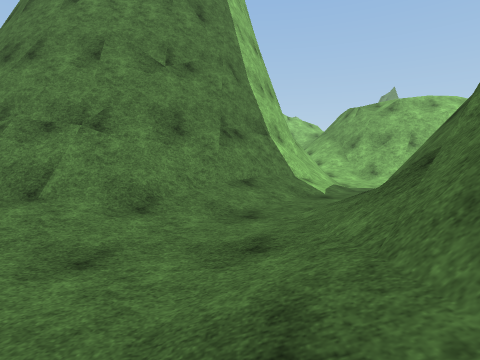
View 1 (above)

22 first-person views from a walk through a scene from a Unity 3-D project. The camera is 1.2 m above the floor, tilts 4° down and sees 80° across. The floor is counted in squares, 2 m on a side. Each view is taken from the middle of a square. On the plan, view 1 faces up. The plan holds only what a view shows up to about 9 squares ahead; the rest is blank. The place goes on beyond the plan. Some trees and plants on the terrain are drawn as simple stand-ins. The player is left out. Some animated figures are left out. Door leaves are left out, so doorways stand open. Surface patterns are stand-ins for the level's own textures.

View 2
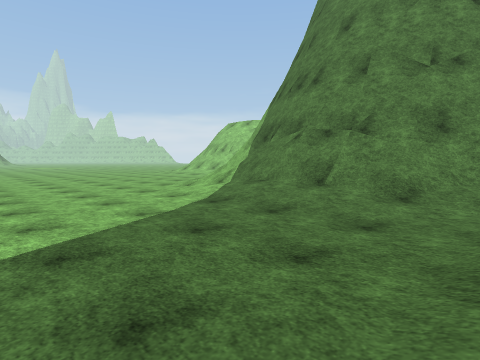

View 3
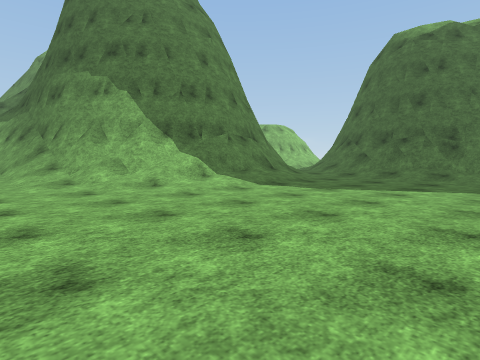

View 4
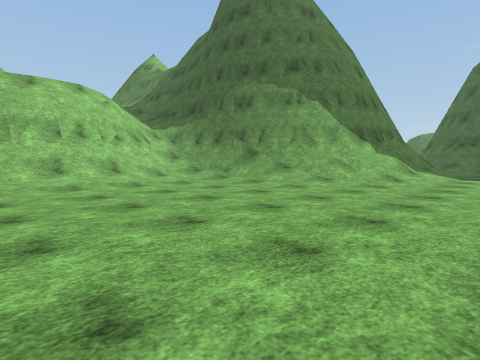

View 5
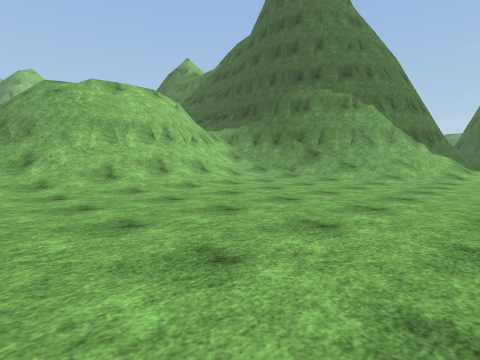

View 6
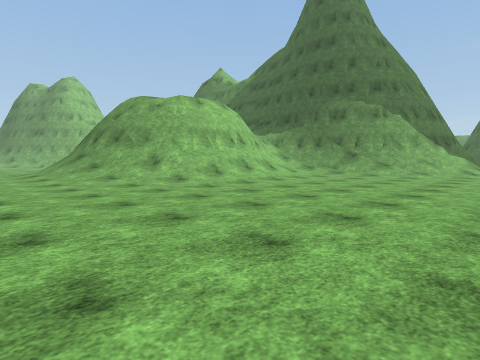

View 7
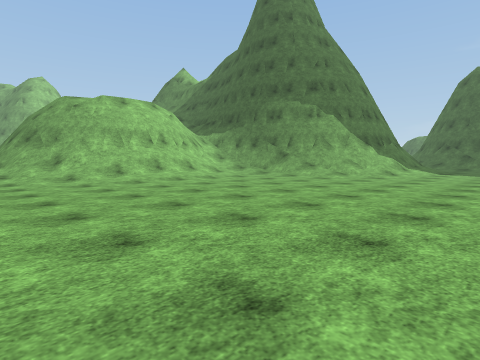

View 8
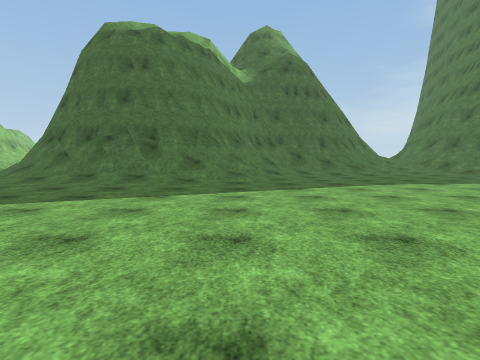

View 9
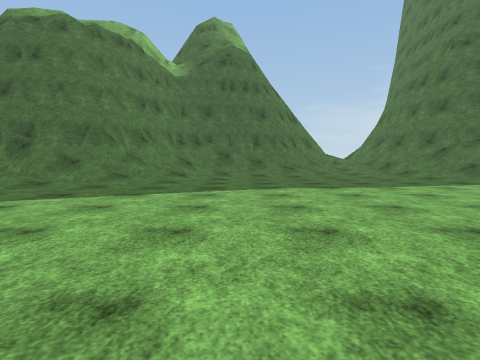

View 10
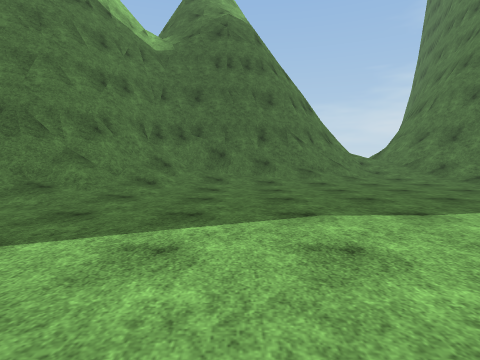

View 11
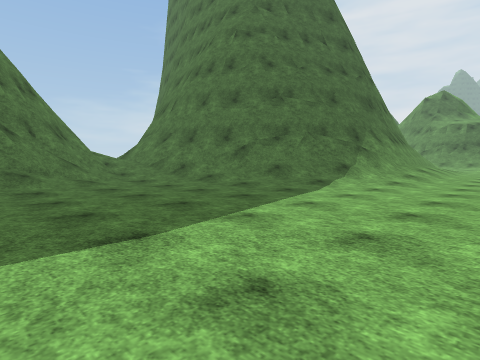

View 12
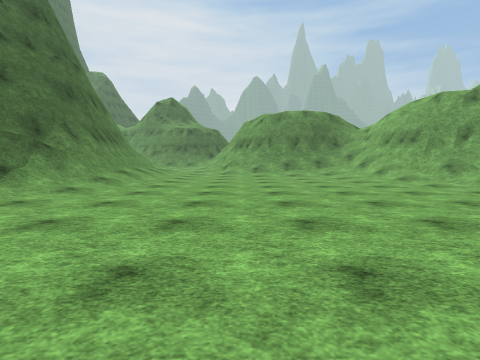

View 13
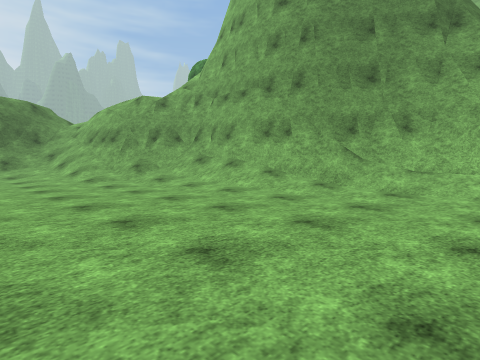

View 14
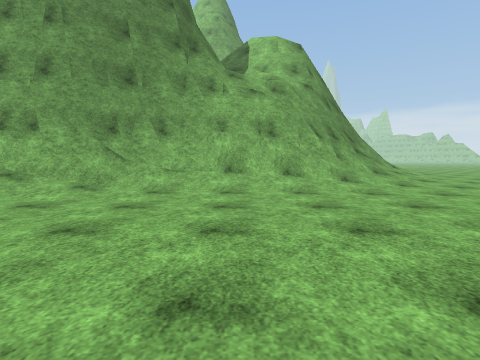

View 15
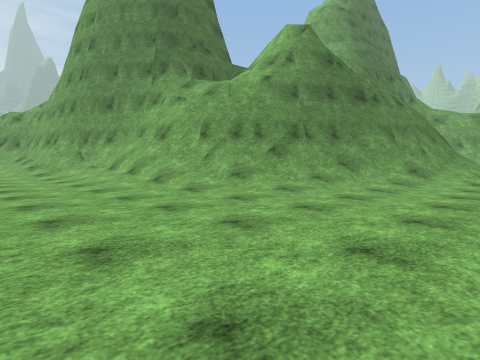

View 16
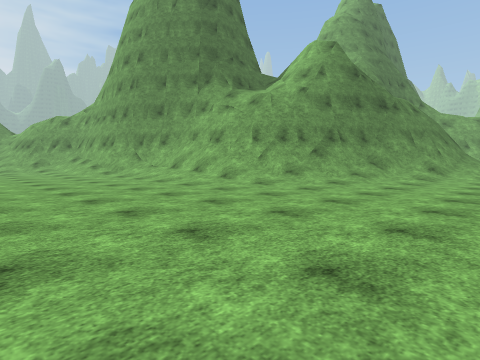

View 17
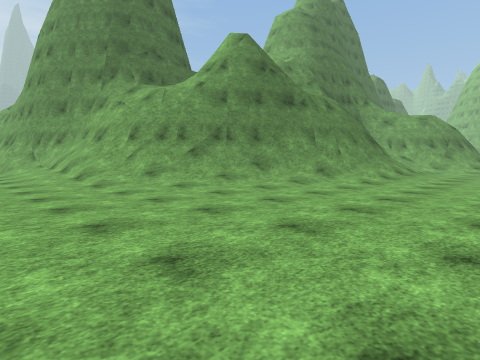

View 18
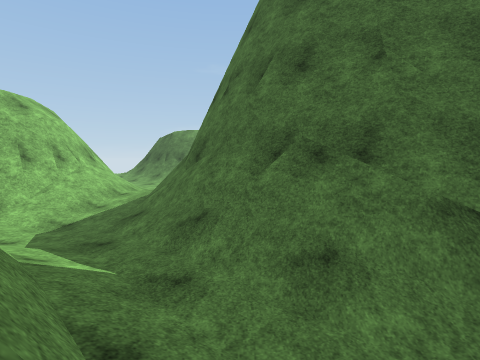

View 19
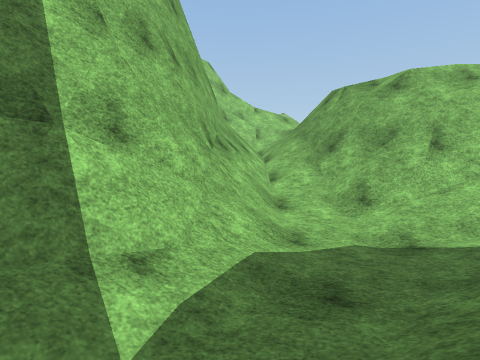

View 20
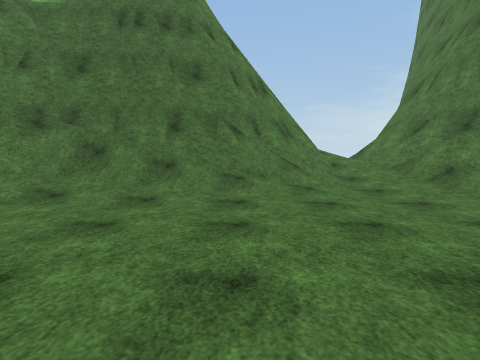

View 21
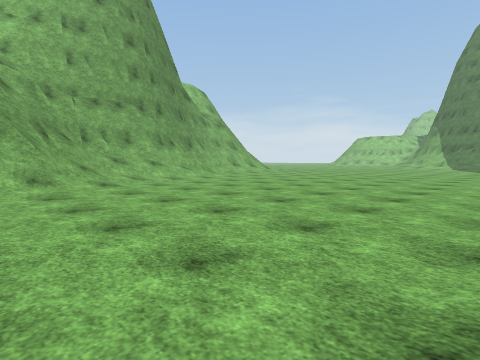

View 22
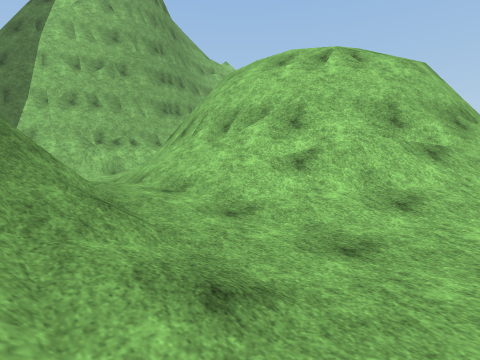

### Floor plan
Key: @ floor where view 1 was taken; # wall or solid block; . main floor; : floor 0.25 m higher than the main floor; + floor 0.5 m higher than the main floor; * floor 1.25 m higher than the main floor; / step, stairs or slope; = window, fence, low wall or low ledge; v drop or lower ground.
Columns run from 19 left of view 1 to 11 right of it. Each row starts with its distance up from view 1.
 10  ../=##### #        ##/##///##/
  9  .../####//##       ##/=##v##//
  8  .....///::##       #/:/=##=//.
  7 .........../#      ##/..:+++:..
  6 .........../##     ##/.// =//..
  5 ............/#######/:/###  #/.
  4 .............///##//:/##
  3 ..............:///:./##
  2 ...................:/#
  1   .................:/#
  0 ...................@=#
 -1 ...................:/#
 -2 ///................./##
 -3 ##//................:/####
 -4  ###//...............://##
 -5   ###=/................//#
 -6     ##=/...............:/#
 -7      ###/.............../##
 -8       ##/..... ........./=#
 -9        #/...............:/###
-10        #=................:/=#
-11        ##................//*/
-12        ##=............///##=/
-13         ##.........../=######
-14         ##........../###
-15          #:........./#
-16          #/......../##
-17          #=/......./#
-18          ##=:....../#
-19             /......

Where each view was taken, in squares from view 1:
view 1: 0 up, 0 right, facing up
view 2: 1 down, 0 right, facing up-left
view 3: 2 down, 9 left, facing up-right
view 4: 1 up, 14 left, facing up-right
view 5: 2 up, 16 left, facing up-right
view 6: 2 up, 19 left, facing up-right
view 7: 0 up, 17 left, facing up-right
view 8: 3 down, 7 left, facing right
view 9: 6 down, 6 left, facing right
view 10: 6 down, 3 left, facing right
view 11: 7 down, 2 left, facing down-right
view 12: 9 down, 3 left, facing down
view 13: 9 down, 5 left, facing down-left
view 14: 9 down, 5 left, facing left
view 15: 1 down, 8 left, facing down-left
view 16: 1 down, 6 left, facing down-left
view 17: 1 up, 9 left, facing down-left
view 18: 4 up, 1 left, facing right
view 19: 4 up, 2 right, facing up
view 20: 8 down, 0 right, facing right
view 21: 19 down, 1 left, facing up-left
view 22: 5 up, 11 right, facing up-left
